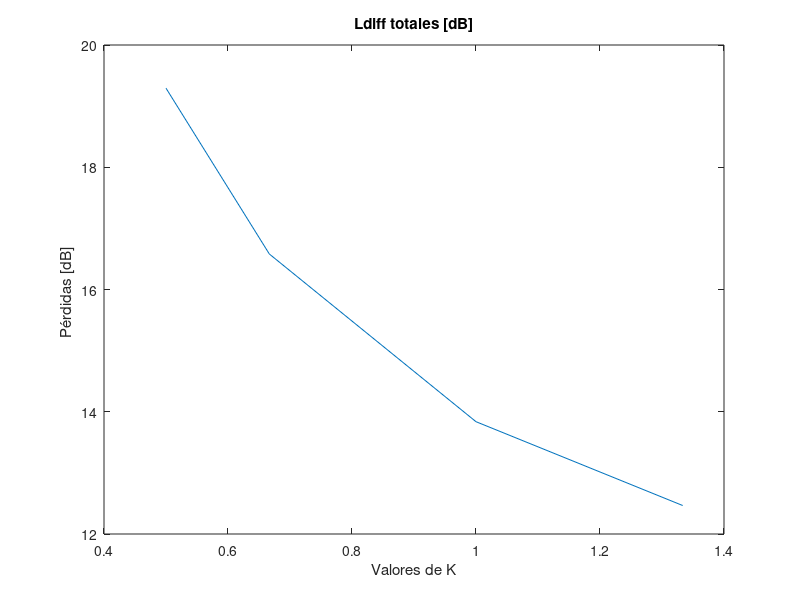

Source code (MATLAB):
clear;close all;clc;

f      = 2.3e9;
c      = 3e8;
lambda = c/f;

% Alturas, distancia y radio en metros

d  = 20.09e3; %en Km
R0 = 6370e3;

e  = [796 800 803 799 735 760 788 805];
a  = [10 0 0 0 0 0 0 8];
d1 = [0 0.806e3 1.910e3 3.721e3 7.831e3 10.955e3 14.965e3 d];
d2 = d - d1;


K           = [0.5, 2/3 ,1, 4/3];
Re          = R0*K;
altura_rayo = ((e(end)+a(end)-e(1)-a(1))/d)*d1 + e(1)+a(1);
R1          = sqrt(lambda*d1.*d2/d); 

%Repito el código de Diego pero "K" es un vector, y por tanto "Re" tambien.

% -----------------------------------------------------------------------
% Esta parte elimina el primer y último elemento de los arrays, ya que se 
% corresponde con los valores de las torres y se obtienen valores que no se usan.
d1(:,1)   =[];
d1(:,end) =[];
e(:,1)    =[];
e(:,end)  =[];
R1(:,1)   =[];
R1(:,end) =[];
altura_rayo(:,1)   = [];
altura_rayo(:,end) = [];
% -----------------------------------------------------------------------
d2=d-d1;

numero_iteraciones    = size(Re);
columnas              = size(d1);
flecha_iterada        = zeros(numero_iteraciones(2),columnas(2));
despejamiento_iterado = zeros(numero_iteraciones(2),columnas(2));
uve_iterado           = zeros(numero_iteraciones(2),columnas(2));
Ldif_iterado          = zeros(numero_iteraciones(2),columnas(2));

figure(1);title("Coeficiente de difracción por obstáculo");
for iteracion=1:numero_iteraciones(2)    
    
    flecha_iterada(iteracion,:)        = (d1.*d2)/(2*Re(iteracion));
    
    despejamiento_iterado(iteracion,:) =  e + flecha_iterada(iteracion,:) - altura_rayo;
    
    uve_iterado(iteracion,:)           = sqrt(2)*despejamiento_iterado(iteracion,:)./R1

    Ldif_iterado(iteracion,:)          =  6.9 + 20*log10(sqrt((uve_iterado(iteracion,:)-0.1).^2 +1) + uve_iterado(iteracion,:)-0.1);
    
    T(iteracion,:) =1-exp(-(Ldif_iterado(iteracion,2))/6);    
    
    hold on
    plot(uve_iterado(iteracion,:))
    xticks(1:6);
    hold off
    
end
ylabel("Valor coeficiente");xlabel("Obstáculo");
legend("Difracción K = 1/2","Difracción K = 2/3","Difracción K = 1","Difracción K = 4/3");

%SUBVANO IZQ---------

Distancia_IZQ =1910;
D1_IZQ = 806;
D2_IZQ = Distancia_IZQ - D1_IZQ;
e_IZQ            = 800;

h2_IZQ = 803;
h1_IZQ = 796+10;

AlturaRayo_IZQ   = ((h2_IZQ-h1_IZQ)/Distancia_IZQ)*D1_IZQ + h1_IZQ;

for(iteracion=1:4)
    Flecha_IZQ(iteracion)  = (D1_IZQ*D2_IZQ)/(2*K(iteracion)*R0);
    Despejamiento_IZQ(iteracion)      = Flecha_IZQ(iteracion) + e_IZQ-AlturaRayo_IZQ;
end

Rfresnell_IZQ     = sqrt((lambda*D1_IZQ*D2_IZQ)/(D1_IZQ+D2_IZQ));

Difracc_IZQ       = sqrt(2)*(Despejamiento_IZQ/Rfresnell_IZQ)

for(iteracion=1:4)
 Ldif_IZQ(iteracion)         =  6.9 + 20*log10(sqrt((Difracc_IZQ(iteracion)-0.1).^2 +1) + Difracc_IZQ(iteracion)-0.1);
end

%SUBVANO DRCH---------

Distancia_DRCH =18180;
D1_DRCH = 1811;
D2_DRCH= Distancia_DRCH - D1_DRCH;
e_DRCH            = 799;

h2_DRCH = 805+8;
h1_DRCH = 803;

AlturaRayo_DRCH   = ((h2_DRCH-h1_DRCH)/Distancia_DRCH)*D1_DRCH + h1_DRCH;

for(iteracion=1:4)
    Flecha_DRCH(iteracion)  = (D1_DRCH*D2_DRCH)/(2*K(iteracion)*R0);
    Despejamiento_DRCH(iteracion)      = Flecha_DRCH(iteracion) + e_DRCH-AlturaRayo_DRCH;
end

Rfresnell_DRCH     = sqrt((lambda*D1_DRCH*D2_DRCH)/(D1_DRCH+D2_DRCH));

Difracc_DRCH       = sqrt(2)*(Despejamiento_DRCH/Rfresnell_DRCH)

for(iteracion=1:4)
 Ldif_DRCH(iteracion)         =  6.9 + 20*log10(sqrt((Difracc_DRCH(iteracion)-0.1).^2 +1) + Difracc_DRCH(iteracion)-0.1);
end
C =10+0.04*(d1(2)/1000+d2(2)/1000);

Ldiff_totales = Ldif_iterado(:,2) + T.*(transpose(Ldif_DRCH)+ C)

plot(K,Ldiff_totales);title("Ldiff totales [dB]");
ylabel("Pérdidas [dB] ");xlabel("Valores de K");
